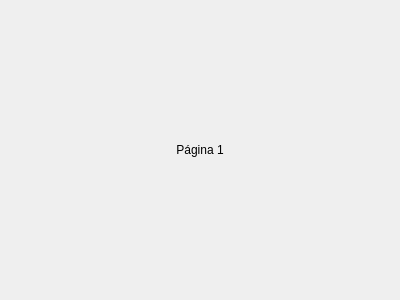
<?xml version="1.0" encoding="UTF-8"?>
<ui version="4.0">
 <class>app_pages</class>
 <widget class="QStackedWidget" name="app_pages">
  <property name="geometry">
   <rect>
    <x>0</x>
    <y>0</y>
    <width>400</width>
    <height>300</height>
   </rect>
  </property>
  <property name="windowTitle">
   <string>StackedWidget</string>
  </property>
  <widget class="QWidget" name="page_1">
   <layout class="QVBoxLayout" name="verticalLayout">
    <item>
     <widget class="QLabel" name="label_3">
      <property name="text">
       <string>Página 1</string>
      </property>
      <property name="alignment">
       <set>Qt::AlignCenter</set>
      </property>
     </widget>
    </item>
   </layout>
  </widget>
  <widget class="QWidget" name="page_2">
   <layout class="QVBoxLayout" name="verticalLayout_2">
    <item>
     <widget class="QLabel" name="label_2">
      <property name="text">
       <string>Página 2</string>
      </property>
      <property name="alignment">
       <set>Qt::AlignCenter</set>
      </property>
     </widget>
    </item>
   </layout>
  </widget>
  <widget class="QWidget" name="page_3">
   <layout class="QVBoxLayout" name="verticalLayout_3">
    <item>
     <widget class="QLabel" name="label">
      <property name="text">
       <string>Página 3</string>
      </property>
      <property name="alignment">
       <set>Qt::AlignCenter</set>
      </property>
     </widget>
    </item>
   </layout>
  </widget>
 </widget>
 <resources/>
 <connections/>
</ui>
